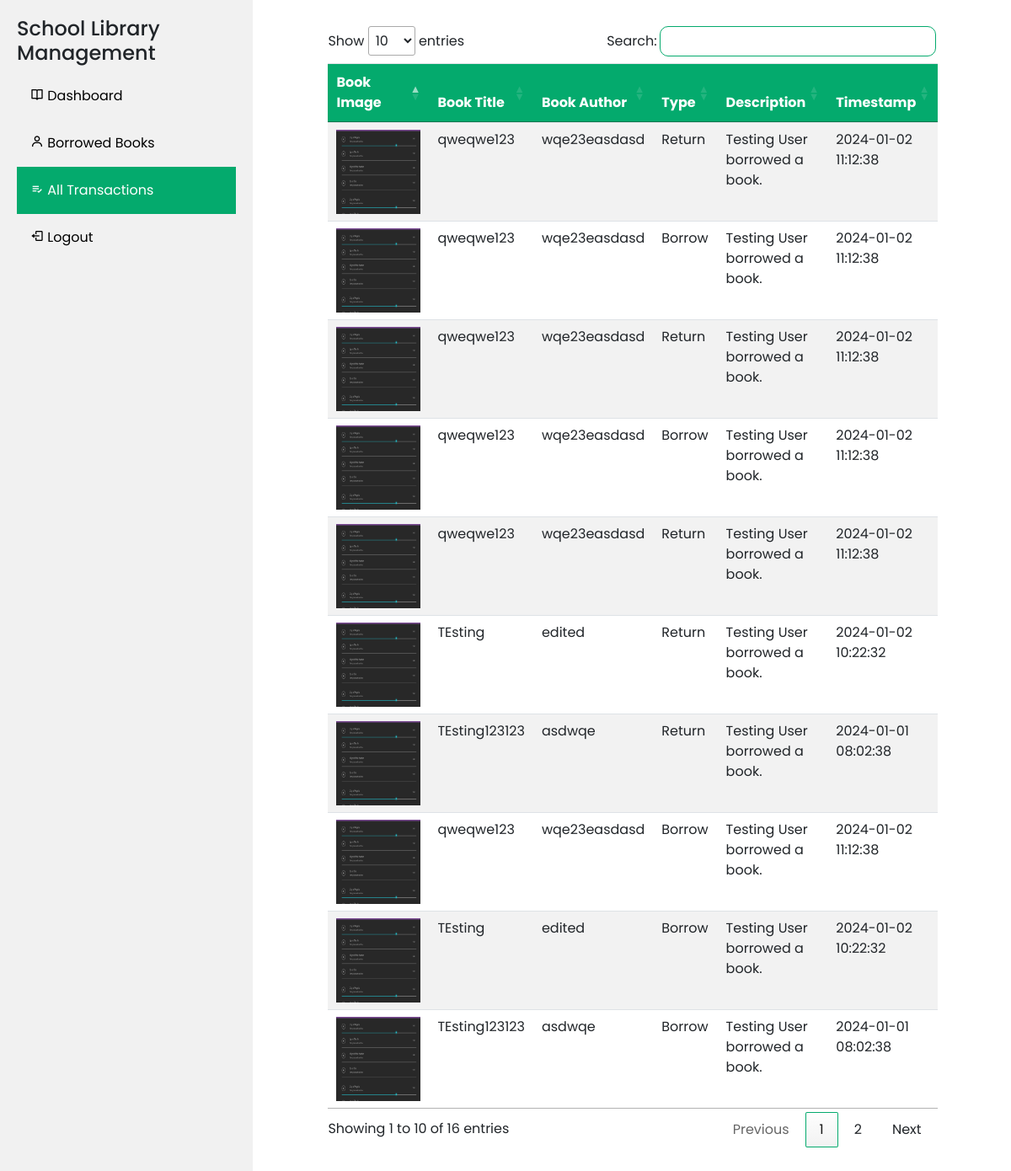
/views/users/transactions.php (signed in), run on the app's committed database.
### tables this page shows
CREATE TABLE `tbl_transaction` (
  `id` bigint(250) NOT NULL,
  `borrower_id` bigint(250) DEFAULT NULL,
  `book_id` bigint(250) DEFAULT NULL,
  `type` varchar(250) DEFAULT NULL,
  `description` varchar(250) DEFAULT NULL,
  `timestamp` timestamp NOT NULL DEFAULT current_timestamp()
);

CREATE TABLE `tbl_books_information` (
  `id` bigint(250) NOT NULL,
  `book_title` varchar(250) DEFAULT NULL,
  `book_author` varchar(250) DEFAULT NULL,
  `book_img` text DEFAULT NULL,
  `status` varchar(50) DEFAULT 'available',
  `timestamp` timestamp NOT NULL DEFAULT current_timestamp()
);

### connections.php (called while the page is built, shortened)
<?php
$env_protocol = isset($_SERVER['HTTPS']) && $_SERVER['HTTPS'] === 'on' ? 'https' : 'http';
$env_basepath = $env_protocol . '://' . $_SERVER['HTTP_HOST'] . '/library-management/';

### views/users/transactions.php (the view)
<?php require 'template/toptemplate.php'; ?>
<?php
require '../../connections.php';
$user_id = $_SESSION['user_id'];
$sql = "SELECT * from tbl_transaction JOIN tbl_books_information on tbl_transaction.book_id = tbl_books_information.id where tbl_transaction.borrower_id = :user_id order by tbl_transaction.timestamp desc";
$stmt = $pdo->prepare($sql);
$stmt->bindParam(':user_id', $user_id);
$stmt->execute();
$result = $stmt->fetchAll(PDO::FETCH_ASSOC);
?>
<div class="container" style="max-width: 90%; overflow-x: auto;">
<table id="data_table" class="table table-striped">
    <thead>
        <tr>
            <th>Book Image</th>
            <th>Book Title</th>
            <th>Book Author</th>
            <th>Type</th>
            <th>Description</th>
            <th>Timestamp</th>
        </tr>
    </thead>
    <tbody>
        <?php foreach ($result as $row) { ?>
            <tr>
                <td><img src="<?php echo $env_basepath ?>assets/book-image/<?php echo $row['book_img'] ?>" alt="Book Image" style="height: 100px; width: 100px;"></td>
                <td><?php echo $row['book_title'] ?></td>
                <td><?php echo $row['book_author'] ?></td>
                <td><?php echo $row['type'] ?></td>
                <td><?php echo $row['description'] ?></td>
                <td><?php echo $row['timestamp'] ?></td>
            </tr>
        <?php } ?>
    </tbody>
</table>
</div>
<?php require 'template/bottomtemplate.php'; ?>

### views/users/template/toptemplate.php (shortened to what this page needs)
<?php
require '../../connections.php';
?>
<!DOCTYPE html>
<html lang="en">
<head>
    <link rel="stylesheet" href="<?php echo $env_basepath ?>assets/jsdelivr/bootstrap.min.css">
    <link rel="stylesheet" href="<?php echo $env_basepath ?>assets/sweetalert/sweetalert2.min.css">
    <link rel="stylesheet" href="<?php echo $env_basepath ?>assets/cloudflare/all.min.css">
    <link rel="stylesheet" href="<?php echo $env_basepath ?>assets/boxicons/boxicons.min.css">
    <link rel="stylesheet" href="<?php echo $env_basepath; ?>assets/datatable/jquery.dataTables.min.css">
</head>
<body>
    <div class="sidebar">
        <h4>School Library Management</h4>
        <a <?php echo (basename($_SERVER['PHP_SELF']) == 'dashboard.php') ? 'class="active"' : ''; ?> href="dashboard.php">
            <i class='bx bx-book-open'></i> Dashboard
        </a>
        <a <?php echo (basename($_SERVER['PHP_SELF']) == 'borrowed-books.php') ? 'class="active"' : ''; ?> href="borrowed-books.php">
            <i class='bx bx-user'></i> Borrowed Books
        </a>
        <a <?php echo (basename($_SERVER['PHP_SELF']) == 'transactions.php') ? 'class="active"' : ''; ?> href="transactions.php">
            <i class='bx bx-list-check'></i> All Transactions
        </a>
        <a href="#" onclick="confirmLogout()">
            <i class='bx bx-log-out'></i> Logout
        </a>
    </div>
    <div class="content">

### views/users/template/bottomtemplate.php (shortened to what this page needs)
</div>
</body>
</html>

### views/users/template/toptemplate.php (style rules this page uses)
* { font-family: 'Poppins', 'Franklin Gothic Medium', 'Arial Narrow', Arial, sans-serif; }
.sidebar { margin: 0; padding: 20px; width: 300px; background-color: #f1f1f1; position: fixed; height: 100%; overflow: auto; }
.sidebar a { display: block; color: black; padding: 16px; text-decoration: none; }
.sidebar a.active { background-color: #04AA6D; color: white; }
div.content { margin-left: 300px; padding: 1px 16px; height: 100vh; }
.container { padding: 30px; }

### data on the page
tbl_transaction: book.book_img (picture), book.book_title "qweqwe123", book.book_author "wqe23easdasd", type "Return", description "Testing User borrowed a book.", book.timestamp "2024-01-02 11:12:38"
tbl_transaction: book.book_img (picture), book.book_title "qweqwe123", book.book_author "wqe23easdasd", type "Borrow", description "Testing User borrowed a book.", book.timestamp "2024-01-02 11:12:38"
tbl_transaction: book.book_img (picture), book.book_title "qweqwe123", book.book_author "wqe23easdasd", type "Return", description "Testing User borrowed a book.", book.timestamp "2024-01-02 11:12:38"
tbl_transaction: book.book_img (picture), book.book_title "qweqwe123", book.book_author "wqe23easdasd", type "Borrow", description "Testing User borrowed a book.", book.timestamp "2024-01-02 11:12:38"
tbl_transaction: book.book_img (picture), book.book_title "qweqwe123", book.book_author "wqe23easdasd", type "Return", description "Testing User borrowed a book.", book.timestamp "2024-01-02 11:12:38"
tbl_transaction: book.book_img (picture), book.book_title "TEsting", book.book_author "edited", type "Return", description "Testing User borrowed a book.", book.timestamp "2024-01-02 10:22:32"
tbl_transaction: book.book_img (picture), book.book_title "TEsting123123", book.book_author "asdwqe", type "Return", description "Testing User borrowed a book.", book.timestamp "2024-01-01 08:02:38"
tbl_transaction: book.book_img (picture), book.book_title "qweqwe123", book.book_author "wqe23easdasd", type "Borrow", description "Testing User borrowed a book.", book.timestamp "2024-01-02 11:12:38"
tbl_transaction: book.book_img (picture), book.book_title "TEsting", book.book_author "edited", type "Borrow", description "Testing User borrowed a book.", book.timestamp "2024-01-02 10:22:32"
tbl_transaction: book.book_img (picture), book.book_title "TEsting123123", book.book_author "asdwqe", type "Borrow", description "Testing User borrowed a book.", book.timestamp "2024-01-01 08:02:38"
